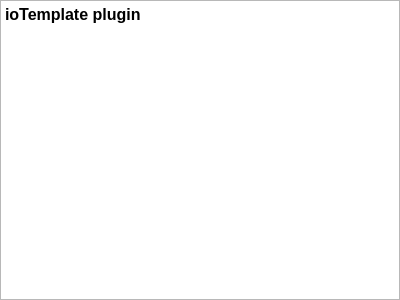
<?xml version="1.0" encoding="UTF-8"?>
<ui version="4.0">
 <class>DisplayTemplateHelp</class>
 <widget class="QTextBrowser" name="DisplayTemplateHelp">
  <property name="geometry">
   <rect>
    <x>0</x>
    <y>0</y>
    <width>400</width>
    <height>300</height>
   </rect>
  </property>
  <property name="html">
   <string>&lt;!DOCTYPE HTML PUBLIC &quot;-//W3C//DTD HTML 4.0//EN&quot; &quot;http://www.w3.org/TR/REC-html40/strict.dtd&quot;&gt;
&lt;html&gt;&lt;head&gt;&lt;meta name=&quot;qrichtext&quot; content=&quot;1&quot; /&gt;&lt;style type=&quot;text/css&quot;&gt;
p, li { white-space: pre-wrap; }
&lt;/style&gt;&lt;/head&gt;&lt;body style=&quot; font-family:'Sans'; font-size:10pt; font-weight:400; font-style:normal;&quot;&gt;
&lt;table border=&quot;0&quot; style=&quot;-qt-table-type: root; margin-top:4px; margin-bottom:4px; margin-left:4px; margin-right:4px;&quot;&gt;
&lt;tr&gt;
&lt;td style=&quot;border: none;&quot;&gt;
&lt;p style=&quot; margin-top:0px; margin-bottom:0px; margin-left:0px; margin-right:0px; -qt-block-indent:0; text-indent:0px;&quot;&gt;&lt;span style=&quot; font-size:12pt; font-weight:600;&quot;&gt;ioTemplate plugin&lt;/span&gt;&lt;/p&gt;
&lt;p style=&quot;-qt-paragraph-type:empty; margin-top:0px; margin-bottom:0px; margin-left:0px; margin-right:0px; -qt-block-indent:0; text-indent:0px; font-size:12pt; font-weight:600;&quot;&gt;&lt;/p&gt;&lt;/td&gt;&lt;/tr&gt;&lt;/table&gt;&lt;/body&gt;&lt;/html&gt;</string>
  </property>
 </widget>
 <resources/>
 <connections/>
</ui>
